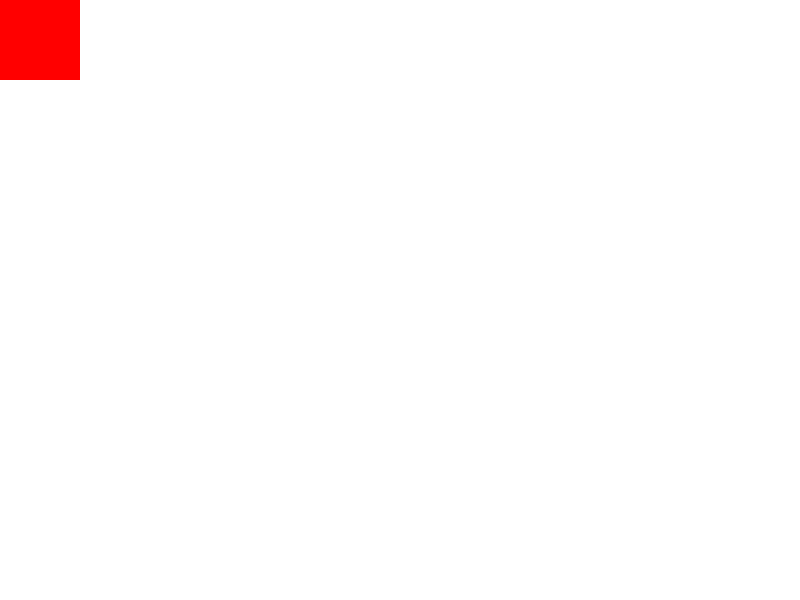
Frame 1 (no input)
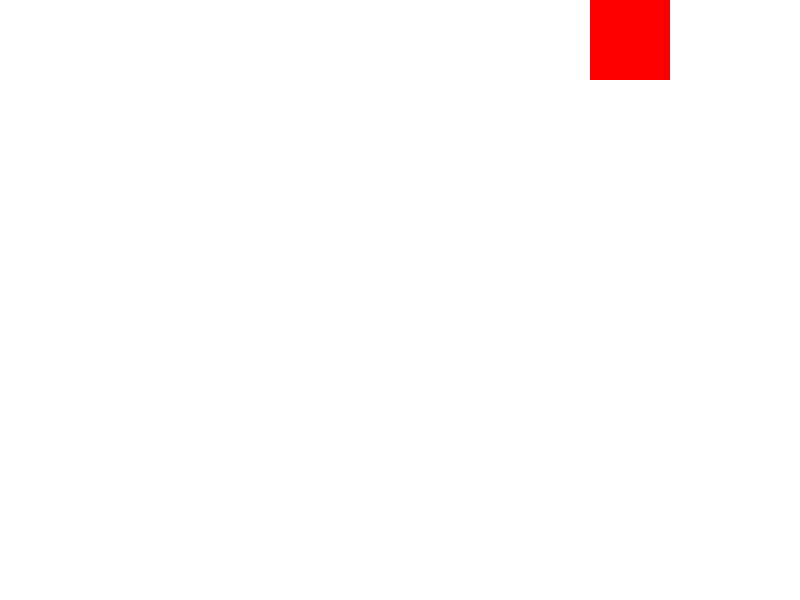
Frame 60 (the mouse pressed at the canvas centre just before this capture)
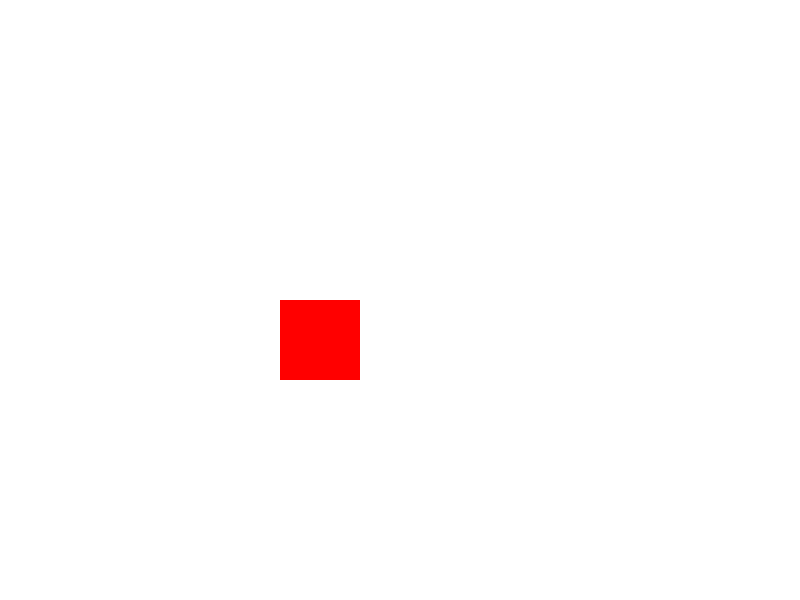
Frame 120 (the mouse held since frame 60 and released just before this capture)

The Processing sketch that drew these frames (run headless with seeded random() and noise(); from frame 60 on, the mouse is pressed at the canvas centre):

// Processing sketch: variables
// ── variables.pde
int x = 0;

void settings()
{
  size(800,600);
}

void setup()
{
  noStroke();
  colorMode(HSB,100);
  background(0,0,100);
  ellipseMode(CORNER);
}

void draw()
{
  background(0,0,100);
  
  // Red square
  fill(0,100,100);
  rect(x,mouseY,80,80);
  
  x = x + 10;
  if (x > 800)
  {
    x = -100;
  }
  

}
